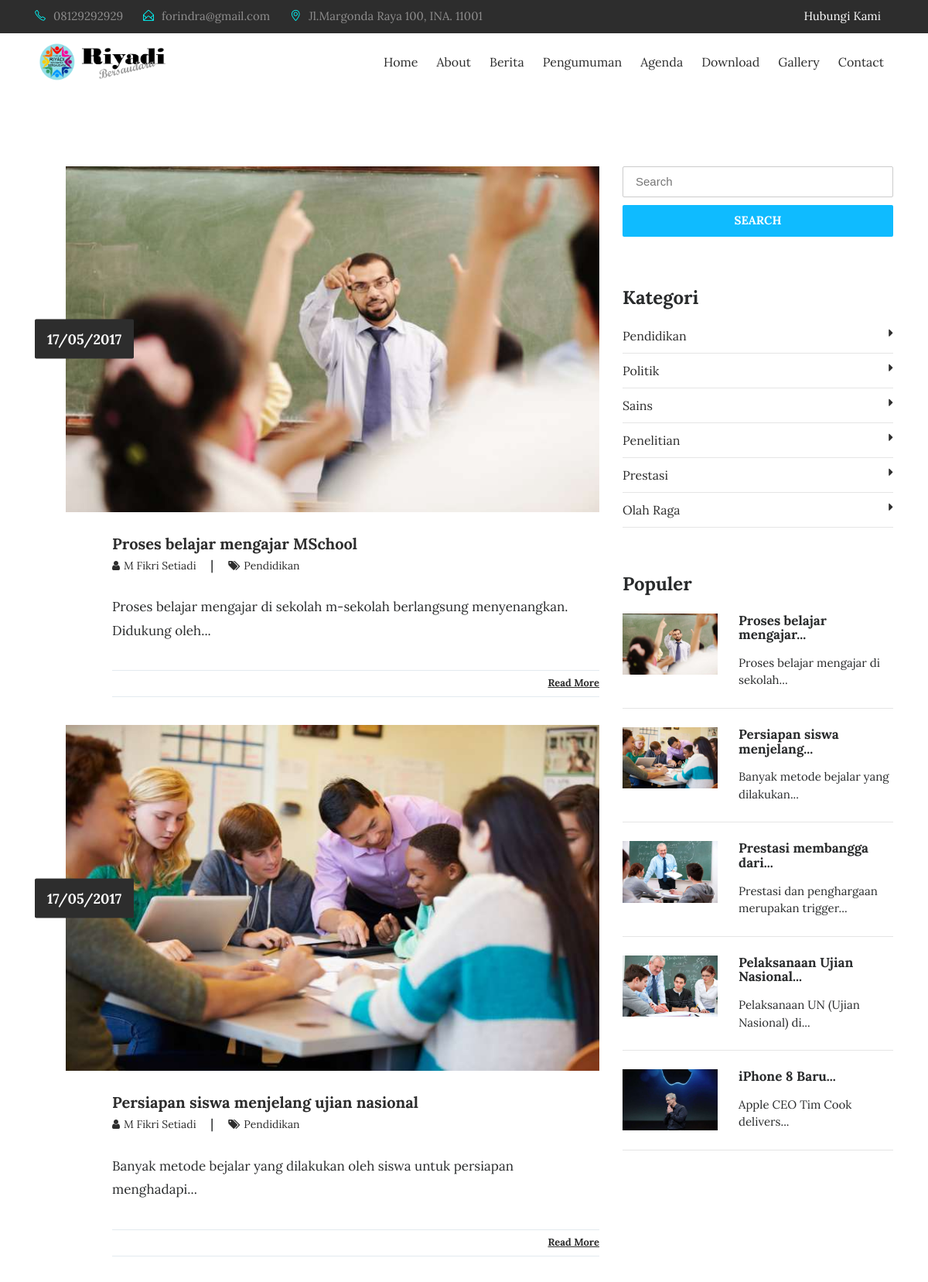
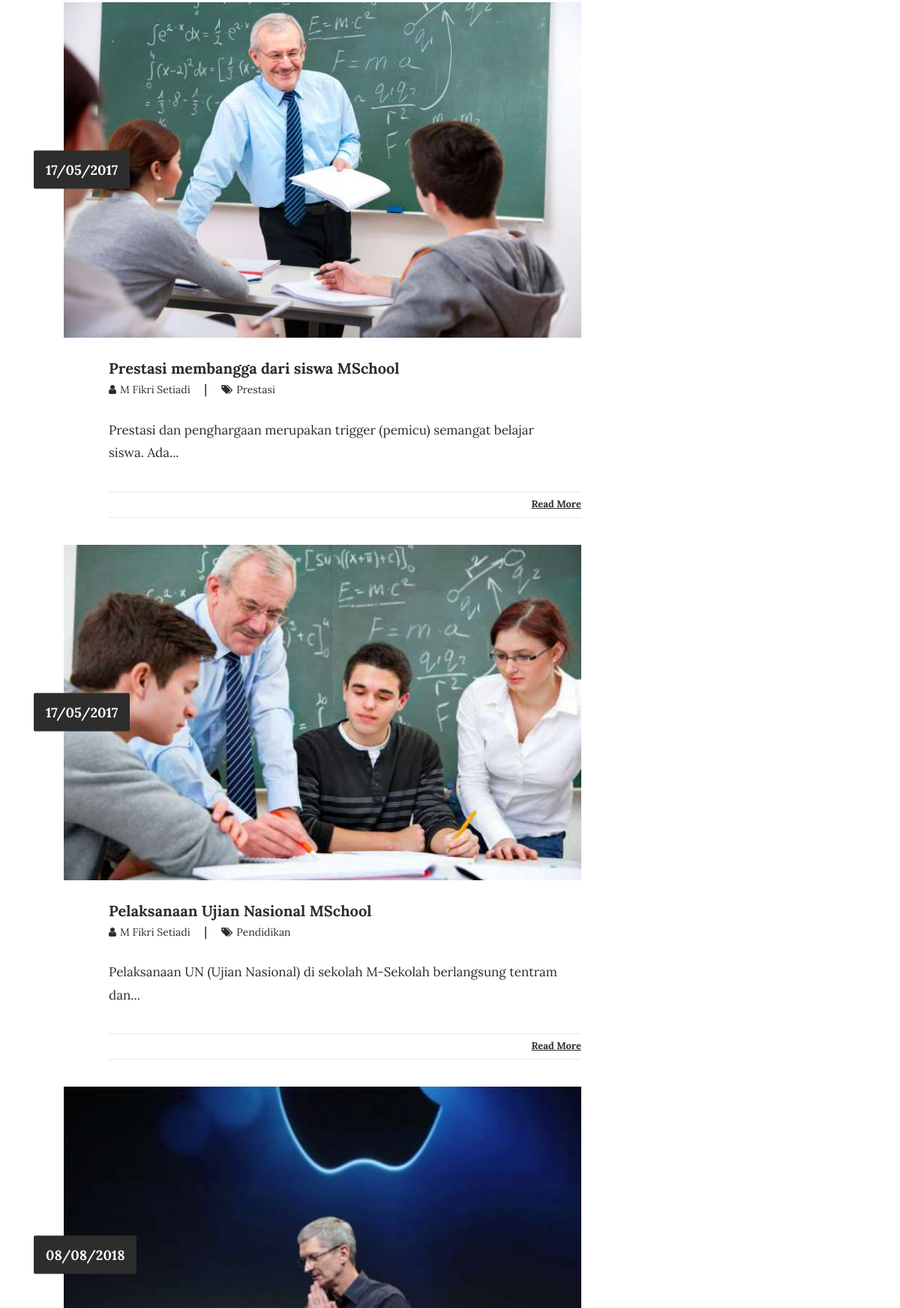
Screenshot of /index.php/blog/kategori (upper part) with the database file from the repository (2 pictures, top to bottom).
### tables this page shows
CREATE TABLE `tbl_tulisan` (
  `tulisan_id` int(11) NOT NULL,
  `tulisan_judul` varchar(100) DEFAULT NULL,
  `tulisan_isi` text DEFAULT NULL,
  `tulisan_tanggal` timestamp NULL DEFAULT current_timestamp(),
  `tulisan_kategori_id` int(11) DEFAULT NULL,
  `tulisan_kategori_nama` varchar(30) DEFAULT NULL,
  `tulisan_views` int(11) DEFAULT 0,
  `tulisan_gambar` varchar(40) DEFAULT NULL,
  `tulisan_pengguna_id` int(11) DEFAULT NULL,
  `tulisan_author` varchar(40) DEFAULT NULL,
  `tulisan_img_slider` int(2) NOT NULL DEFAULT 0,
  `tulisan_slug` varchar(200) DEFAULT NULL
);

CREATE TABLE `tbl_kategori` (
  `kategori_id` int(11) NOT NULL,
  `kategori_nama` varchar(30) DEFAULT NULL,
  `kategori_tanggal` timestamp NULL DEFAULT current_timestamp()
);

### application/controllers/Blog.php (called while the page is built, shortened)
<?php
class Blog extends CI_Controller{
	function __construct(){
		$this->load->model('m_tulisan');
		$this->load->model('m_pengunjung');
	}
	function kategori(){
		 $kategori=str_replace("-"," ",$this->uri->segment(3));
		 $query = $this->db->query("SELECT tbl_tulisan.*,DATE_FORMAT(tulisan_tanggal,'%d/%m/%Y') AS tanggal FROM tbl_tulisan WHERE tulisan_kategori_nama LIKE '%$kategori%' ORDER BY tulisan_views DESC LIMIT 5");
		 if($query->num_rows() > 0){
			 $x['data']=$query;
			 $x['category']=$this->db->get('tbl_kategori');
 			 $x['populer']=$this->db->query("SELECT * FROM tbl_tulisan ORDER BY tulisan_views DESC LIMIT 5");
			 $this->load->view('depan/v_blog',$x);
		 }else{
			 echo $this->session->set_flashdata('msg','<div class="alert alert-danger">Tidak Ada artikel untuk kategori <b>'.$kategori.'</b></div>');
			 redirect('artikel');
		 }
	}
}

### index.php (called while the page is built, shortened)
<?php
require_once BASEPATH.'core/CodeIgniter.php';

### application/views/depan/v_blog.php (the view, shortened to what this page needs)
<!DOCTYPE >
<html lang="en">
<head>
    <link rel="stylesheet" href="<?php echo base_url().'theme/css/bootstrap.min.css'?>">
    <link rel="stylesheet" href="<?php echo base_url().'theme/css/font-awesome.min.css'?>">
    <link rel="stylesheet" href="<?php echo base_url().'theme/css/simple-line-icons.css'?>">
    <link rel="stylesheet" href="<?php echo base_url().'theme/css/slick.css'?>">
    <link rel="stylesheet" href="<?php echo base_url().'theme/css/slick-theme.css'?>">
    <link rel="stylesheet" href="<?php echo base_url().'theme/css/owl.carousel.min.css'?>">
    <link rel="stylesheet" href="<?php echo base_url().'theme/css/style.css'?>">
    <?php
        function limit_words($string, $word_limit){
            $words = explode(" ",$string);
            return implode(" ",array_splice($words,0,$word_limit));
        }
    ?>
</head>
<body>
    <div class="header-topbar">
        <div class="container">
            <div class="row">
                <div class="col-xs-6 col-sm-8 col-md-9">
                    <div class="header-top_address">
                        <div class="header-top_list">
                            <span class="icon-phone" style="color: aqua;"></span><a  href="tel:08129292929">08129292929</a>
                        </div>
                        <div class="header-top_list">
                            <span class="icon-envelope-open" style="color: aqua;"></span><a  href="mailto:forindra@gmail.com">forindra@gmail.com</a>
                        </div>
                        <div class="header-top_list">
                            <span class="icon-location-pin" style="color: aqua;"></span><a href="https://www.google.com/maps/place/Universitas+Gunadarma/@-6.3686382,106.8312514,17z/data=!3m1!4b1!4m5!3m4!1s0x2e69ec0846d18769:0x87eb6f64d1a8a3b2!8m2!3d-6.3686382!4d106.8334401">Jl.Margonda Raya 100, INA. 11001</a>
                        </div>
                    </div>
                </div>
                <div class="col-xs-6 col-sm-4 col-md-3">
                    <div class="header-top_login mr-sm-3">
                        <a href="<?php echo site_url('contact');?>">Hubungi Kami</a>
                    </div>
                </div>
            </div>
        </div>
    </div>
    <div data-toggle="affix">
        <div class="container nav-menu2">
            <div class="row">
                <div class="col-md-12">
                    <nav class="navbar navbar2 navbar-toggleable-md navbar-light bg-faded">
                        <a href="<?php echo site_url('');?>" class="navbar-brand nav-brand2"><img class="img img-responsive" width="300px;" height="50px;" src="<?php echo base_url().'theme/images/logo2.png'?>"></a>
                        <div class="collapse navbar-collapse justify-content-end" id="navbarNavDropdown">
                            <ul class="navbar-nav">
                                <li class="nav-item">
                                    <a class="nav-link" href="<?php echo site_url('');?>">Home</a>
                                </li>
                                <li class="nav-item">
                                    <a class="nav-link" href="<?php echo site_url('about');?>">About</a>
                                </li>
                                <li class="nav-item">
                                    <a class="nav-link" href="<?php echo site_url('blog');?>">Berita</a>
                                </li>
                                <li class="nav-item">
                                    <a class="nav-link" href="<?php echo site_url('pengumuman');?>">Pengumuman</a>
                                </li>
                                <li class="nav-item">
                                    <a class="nav-link" href="<?php echo site_url('agenda');?>">Agenda</a>
                                </li>
                                <li class="nav-item">
                                    <a class="nav-link" href="<?php echo site_url('download');?>">Download</a>
                                </li>
                                <li class="nav-item">
                                    <a class="nav-link" href="<?php echo site_url('galeri');?>">Gallery</a>
                                </li>
                                <li class="nav-item">
                                  <a class="nav-link" href="<?php echo site_url('contact');?>">Contact</a>
                                </li>
                             </ul>
                        </div>
                    </nav>
                </div>
            </div>
        </div>
      </div>
<section class="blog-wrap">
    <div class="container">
        <div class="row">
            <div class="col-md-8">
              <?php foreach ($data->result() as $row) : ?>
                <div class="blog-single-item">
                    <div class="blog-img_block">
                        <img src="<?php echo base_url().'assets/images/'.$row->tulisan_gambar;?>" class="img-fluid" alt="blog-img">
                        <div class="blog-date">
                            <span><?php echo $row->tanggal;?></span>
                        </div>
                    </div>
                    <div class="blog-tiltle_block">
                        <h4><a href="<?php echo site_url('artikel/'.$row->tulisan_slug);?>"><?php echo $row->tulisan_judul;?></a></h4>
                        <h6> <a href="#"><i class="fa fa-user" aria-hidden="true"></i><span><?php echo $row->tulisan_author;?></span> </a>  |   <a href="#"><i class="fa fa-tags" aria-hidden="true"></i><span><?php echo $row->tulisan_kategori_nama;?></span></a></h6>
                        <?php echo limit_words($row->tulisan_isi,10).'...';?>
                        <div class="blog-icons">
                            <div class="blog-share_block">
                                <a href="<?php echo site_url('artikel/'.$row->tulisan_slug);?>">Read More</a>
                            </div>
                        </div>
                    </div>
                </div>
              <?php endforeach;?>
            </div>
            <div class="col-md-4">
                <form action="<?php echo site_url('blog/search');?>" method="get">
                    <input type="text" name="keyword" placeholder="Search" class="blog-search" required>
                    <button type="submit" class="btn btn-warning btn-blogsearch">SEARCH</button>
                </form>
                <div class="blog-category_block">
                  <h3>Kategori</h3>
                  <ul>
                    <?php foreach ($category->result() as $row) : ?>
                      <li><a href="<?php echo site_url('blog/kategori/'.str_replace(" ","-",$row->kategori_nama));?>"><?php echo $row->kategori_nama;?><i class="fa fa-caret-right" aria-hidden="true"></i></a></li>
                    <?php endforeach;?>
                  </ul>
                </div>
                <div class="blog-featured_post">
                    <h3>Populer</h3>
                    <?php foreach ($populer->result() as $row) :?>
                      <div class="blog-featured-img_block">
                          <img width="35%" src="<?php echo base_url().'assets/images/'.$row->tulisan_gambar;?>" class="img-fluid" alt="blog-featured-img">
                          <h5><a href="<?php echo site_url('artikel/'.$row->tulisan_slug);?>"><?php echo limit_words($row->tulisan_judul,3).'...';?></a></h5>
                          <p><?php echo limit_words($row->tulisan_isi,5).'...';?></p>
                      </div>
                      <hr>
                    <?php endforeach;?>
                </div>
            </div>
        </div>
    </div>
</section>
    </body>
    </html>

### rows the page displays
tbl_tulisan: tulisan_gambar (picture), tanggal "17/05/2017", tulisan_judul "Proses belajar mengajar MSchool", tulisan_author "M Fikri Setiadi", tulisan_kategori_nama "Pendidikan", tulisan_isi "Proses belajar mengajar di sekolah m-sekolah berlangsung menyenangkan. Didukung oleh", tulisan_judul "Proses belajar mengajar", tulisan_isi "Proses belajar mengajar di sekolah"
tbl_tulisan: tulisan_gambar (picture), tanggal "17/05/2017", tulisan_judul "Persiapan siswa menjelang ujian nasional", tulisan_author "M Fikri Setiadi", tulisan_kategori_nama "Pendidikan", tulisan_isi "Banyak metode bejalar yang dilakukan oleh siswa untuk persiapan menghadapi", tulisan_judul "Persiapan siswa menjelang", tulisan_isi "Banyak metode bejalar yang dilakukan"
tbl_tulisan: tulisan_gambar (picture), tanggal "17/05/2017", tulisan_judul "Prestasi membangga dari siswa MSchool", tulisan_author "M Fikri Setiadi", tulisan_kategori_nama "Prestasi", tulisan_isi "Prestasi dan penghargaan merupakan trigger (pemicu) semangat belajar siswa. Ada", tulisan_judul "Prestasi membangga dari", tulisan_isi "Prestasi dan penghargaan merupakan trigger"
tbl_tulisan: tulisan_gambar (picture), tanggal "17/05/2017", tulisan_judul "Pelaksanaan Ujian Nasional MSchool", tulisan_author "M Fikri Setiadi", tulisan_kategori_nama "Pendidikan", tulisan_isi "Pelaksanaan UN (Ujian Nasional) di sekolah M-Sekolah berlangsung tentram dan", tulisan_judul "Pelaksanaan Ujian Nasional", tulisan_isi "Pelaksanaan UN (Ujian Nasional) di"
tbl_tulisan: tulisan_gambar (picture), tanggal "08/08/2018", tulisan_judul "iPhone 8 Baru", tulisan_isi "Apple CEO Tim Cook delivers"
tbl_kategori: kategori_nama "Pendidikan"
tbl_kategori: kategori_nama "Politik"
tbl_kategori: kategori_nama "Sains"
tbl_kategori: kategori_nama "Penelitian"
tbl_kategori: kategori_nama "Prestasi"
tbl_kategori: kategori_nama "Olah Raga"
